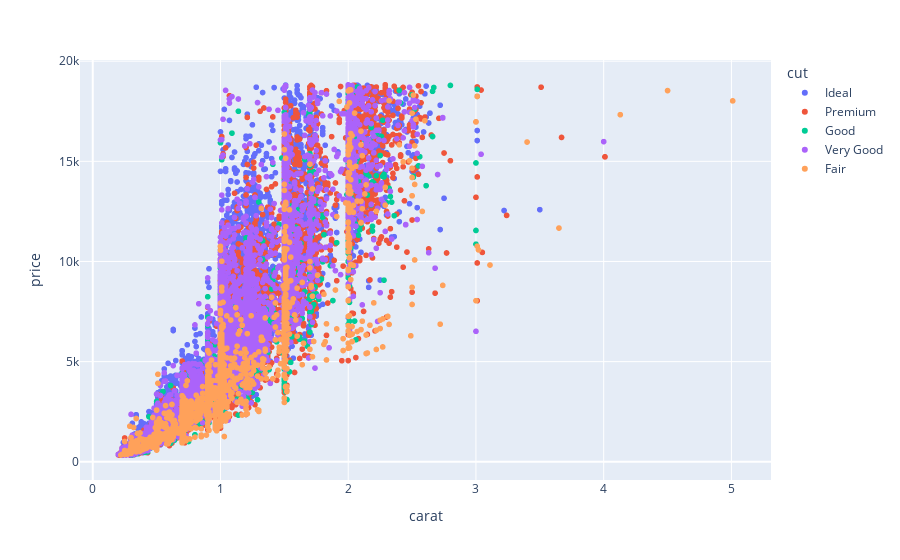

Notebook cell for this chart:
### Markdown cell above
### Visualizaciones con plotly

### Code cell
# TODO: Crear Scatter Plot
import plotly.express as px
fig =px.scatter(
    data_frame=df,
    x="carat",
    y="price",
    color="cut",
    hover_data=["color","clarity"]
)
fig.show()

### Figure 1 — Plotly figure (JSON) as saved in the notebook; plotly's stock layout.template omitted (floating-point values rounded to 4 significant figures; data arrays with more than 128 entries replaced by an {"elided": "..."} marker saying what was removed)
{"data": [{"customdata": {"elided": "21551x2 str values"}, "hovertemplate": "cut=Ideal<br>carat=%{x}<br>price=%{y}<br>color=%{customdata[0]}<br>clarity=%{customdata[1]}<extra></extra>", "legendgroup": "Ideal", "marker": {"color": "#636efa", "symbol": "circle"}, "mode": "markers", "name": "Ideal", "showlegend": true, "type": "scattergl", "x": {"elided": "21551 float values"}, "xaxis": "x", "y": {"elided": "21551 int values"}, "yaxis": "y"}, {"customdata": {"elided": "13791x2 str values"}, "hovertemplate": "cut=Premium<br>carat=%{x}<br>price=%{y}<br>color=%{customdata[0]}<br>clarity=%{customdata[1]}<extra></extra>", "legendgroup": "Premium", "marker": {"color": "#EF553B", "symbol": "circle"}, "mode": "markers", "name": "Premium", "showlegend": true, "type": "scattergl", "x": {"elided": "13791 float values"}, "xaxis": "x", "y": {"elided": "13791 int values"}, "yaxis": "y"}, {"customdata": {"elided": "4906x2 str values"}, "hovertemplate": "cut=Good<br>carat=%{x}<br>price=%{y}<br>color=%{customdata[0]}<br>clarity=%{customdata[1]}<extra></extra>", "legendgroup": "Good", "marker": {"color": "#00cc96", "symbol": "circle"}, "mode": "markers", "name": "Good", "showlegend": true, "type": "scattergl", "x": {"elided": "4906 float values"}, "xaxis": "x", "y": {"elided": "4906 int values"}, "yaxis": "y"}, {"customdata": {"elided": "12082x2 str values"}, "hovertemplate": "cut=Very Good<br>carat=%{x}<br>price=%{y}<br>color=%{customdata[0]}<br>clarity=%{customdata[1]}<extra></extra>", "legendgroup": "Very Good", "marker": {"color": "#ab63fa", "symbol": "circle"}, "mode": "markers", "name": "Very Good", "showlegend": true, "type": "scattergl", "x": {"elided": "12082 float values"}, "xaxis": "x", "y": {"elided": "12082 int values"}, "yaxis": "y"}, {"customdata": {"elided": "1610x2 str values"}, "hovertemplate": "cut=Fair<br>carat=%{x}<br>price=%{y}<br>color=%{customdata[0]}<br>clarity=%{customdata[1]}<extra></extra>", "legendgroup": "Fair", "marker": {"color": "#FFA15A", "symbol": "circle"}, "mode": "markers", "name": "Fair", "showlegend": true, "type": "scattergl", "x": {"elided": "1610 float values"}, "xaxis": "x", "y": {"elided": "1610 int values"}, "yaxis": "y"}], "layout": {"legend": {"title": {"text": "cut"}, "tracegroupgap": 0}, "margin": {"t": 60}, "xaxis": {"anchor": "y", "domain": [0, 1], "title": {"text": "carat"}}, "yaxis": {"anchor": "x", "domain": [0, 1], "title": {"text": "price"}}}}
